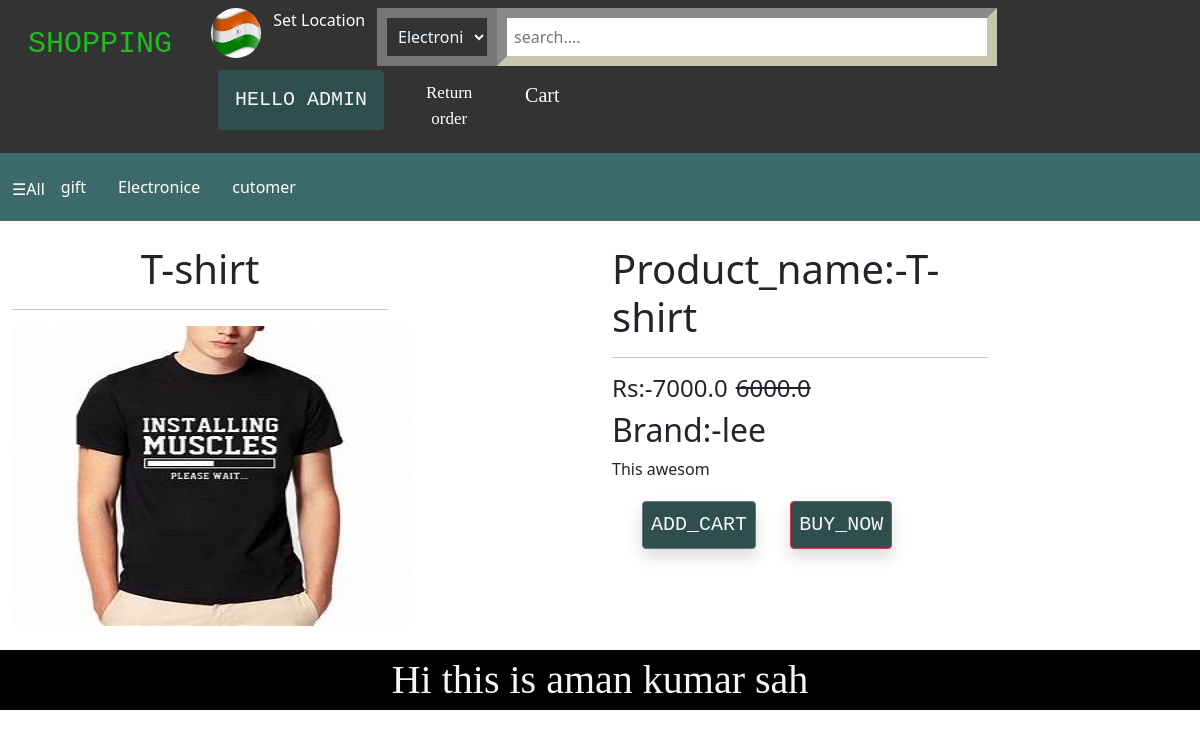
Screenshot of /productdetails/8 (signed in) with the database file from the repository.
### enroll/models.py (models this page shows)
class Product(models.Model):
    title=models.CharField(max_length=100)
    Selling_price = models.FloatField()
    Discount_price = models.FloatField()
    Brand = models.CharField(max_length=100)
    Description = models.TextField()
    Category = models.CharField(choices=Catecory_Choice,max_length=100)
    Product_image = models.ImageField(upload_to="productimg")

### enroll/views.py (the view)
# urls.py: path('productdetails/<int:pk>', views.productdetailsview.as_view(),name='productdetails'),
class productdetailsview(View):
    def get(self,request,pk):
        product= Product.objects.get(pk=pk)
        item_already_in_cart=False
        item_already_in_cart=cart.objects.filter(Q(product=product.id)& Q(user=request.user)).exists()
        return render(request,'enroll/productdetails.html',{'product':product,'item_already_in_cart':item_already_in_cart})

### enroll/templates/enroll/productdetails.html (shortened to what this page needs)
{% extends 'enroll/base.html' %}
{% load static %}
{% block content %}
<div class="container-fluid">
    <div class="row">
        <div class="col-4 my-4 text-center">
            <h1 class="text-center">{{product.title}}</h1>
            <hr>
            <img style="width:400px; height:300px;" src="{{product.Product_image.url}}" alt="">
        </div>
        <div class="col-4 offset-2 my-4">
            <h1>Product_name:-{{product.title}}</h1>
            <hr>
             <h4>Rs:-{{product.Selling_price}}<del class="mx-2">{{product.Discount_price}}</del></h4>
             <h2>Brand:-{{product.Brand}}</h2>
             <p>{{product.Description}}</p>
             {% if request.user.is_authenticated %}
                {% if item_already_in_cart %}
                    <a class="btn btn-danger shadow px-2 py-2" href="{% url 'show_cart' %}">Go_to_cart</a>
                    <a class="btn btn-danger shadow px-2 py-2" href="{% url 'cart' %}"> Buy_now </a>
                {% else %}
                    <form action="/cart" class="d-inline">
                       <button class="btn btn-secondary shadow px-2 py-2">Add_Cart</button>
                    </form>
                    <a class="btn btn-danger shadow px-2 py-2" href="{% url 'cart' %}"> Buy_now </a>
                {% endif %}
            {% else %}
            <a class="btn btn-danger shadow px-2 py-2" href="{% url 'login' %}">Add_Cart</a>
            <a class="btn btn-danger shadow px-2 py-2" href="{% url 'login' %}"> Buy_now </a>
            {% endif %}
        </div>
    </div>
</div>
{% endblock content %}

### enroll/templates/enroll/nav.html (shortened to what this page needs)
{% load static %}
<ul id="nav">
    <li class="shope"><a href="{% url 'home' %}">Shopping</a></li>
    <li class="flage"><img  src="{% static 'enroll/img/flag.jpg' %}" alt="" srcset=""></li>
    <li id="setlocation" >
        <span  class="text-white"onclick="openpincode()">Set Location</span>
    </li>
    <li id="search">
        <select name="" id="option">
            <option value="">Electronics</option>
        </select>
        <li>
            <input type="text" id="inp" placeholder="search....">
        </li>
    </li>
        <li class="dropdown">
            <span onmouseover="dropdown()" onclick="dropout()"id="dropbtn"  class="btn">hello {{request.user}}</span>
        </li>
    <li id="return"><a href="">Return order</a></li>
    <li id="cart">
        {% if  request.user.is_authenticated %}
            <a href="{% url 'show_cart' %}">Cart</a>
        {% else %}
            <a href="{% url 'login_cart' %}"><i class="fas fa-luggage-cart"></i>Cart</a>
        {% endif %}
    </li>
</ul>
<ul class="nav2" style="background-color: rgb(60, 105, 105);">
    <li style="margin-top:16px;">
        <span id="all" onclick="opennav()" class="text-white" >&#9776;All</span>
    </li>
    <li>
        <a href="">gift</a>
    </li>
    <li>
        <a href="{% url 'elctro' %}">Electronice</a>
    </li>
    <li>
        <a href="">cutomer</a>
    </li>
</ul>

### enroll/static/enroll/css/home.css (style rules this page uses)
* { margin:0px; padding:0px; }
#main { background-color:white; overflow: auto; }
#nav { cursor: pointer; }
ul { list-style-type:none; margin: 0; padding: 8px; overflow: auto; }
li { float: left; }
#nav { background-color: #333; }
.shope a { text-decoration: none; color: rgb(30, 189, 30); text-transform: uppercase; font-size: 30px; font-family: 'Courier New', Courier, serif; }
.flage img { position: relative; height: 50px; width: 50px; border-radius:30px; margin-left: 45%; }
#search { box-sizing: border-box; float: left; display:block; margin-left: 1%; border-style: none; }
#setlocation { position: relative; margin-left: 3%; }
#option { position: relative; width: 120px; padding: 7px; border-width: 10px; box-shadow: yellowgreen; background-color: rgba(51, 51, 51, 0.411); color: aliceblue; }
#inp { width:500px; padding: 7px; border-width: 10px; border-color: rgba(49, 49, 30, 0.459); }
li a, .btn { display: inline-block; color: white; text-align: center; padding: 14px 16px; text-decoration: none; }
.btn { position: relative; background-color: darkslategray; text-transform: uppercase; font-family: 'Courier New', Courier, monospace; color: whitesmoke; font-size: 20px; margin-top: 4px; margin-left: 30px; }
.dropdown { position: relative; }
#return a { position: relative; margin-left: 10%; font-size: 17px; font-family: 'Times New Roman', Times, serif; }
#cart a { position: relative; margin-left: 10%; font-size: 20px; font-family: 'Times New Roman', Times, serif; }
#all { cursor: pointer; }

### rows the page displays
Product: title "T-shirt", Product_image (picture), Selling_price "7000.0", Discount_price "6000.0", Brand "lee", Description "This awesom"

### other values shown
{{ request.user }} "ADMIN"
